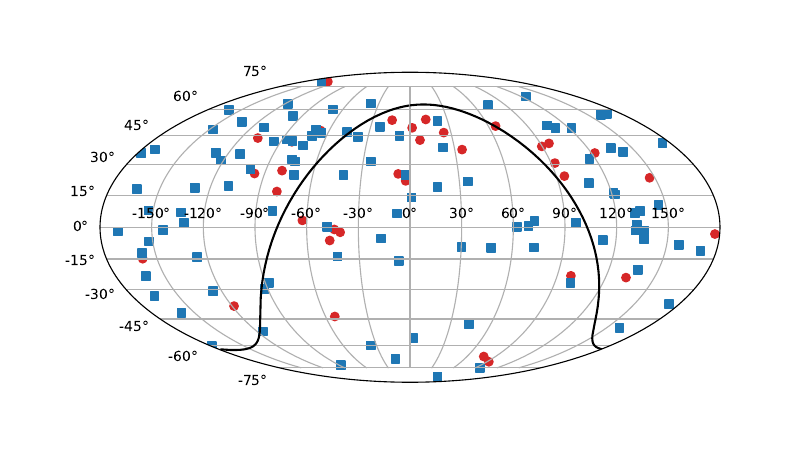

Recreate this plot in Python.
#!/usr/bin/env python

"""
"""
    
import numpy as np
import matplotlib.pyplot as plt
from sys import argv, exit
from astropy.io import fits
from astropy.table import Table
from astropy import units as u
from astropy import coordinates
import copy
import mgutils as mg, mgutils.constants as co





if __name__ == '__main__':

    if "-h" in argv:
        print ("sky_location.py usage")
        raise SystemExit


    table = Table.read('amcvn_catalogue.fits')

    ra = table['RA']*u.deg
    dec = table['Dec']*u.deg
    ok = table['Confirmed']
    ra[ra > 180*u.deg] -= 360*u.deg
    # ra,dec = wrap_coords(ra, dec)

    fig = plt.figure(1, figsize=(8,4.5))
    ax_radec_coords = fig.add_subplot(111, projection="mollweide")
    ax_radec_coords.grid(True)


    ax_radec_coords.scatter(ra[~ok].to(u.rad), dec[~ok].to(u.rad), color='C3', marker='o')
    ax_radec_coords.scatter(ra[ok].to(u.rad), dec[ok].to(u.rad), color='C0', marker='s')


    ### Add Galactic plane
    l = np.linspace(-180,180,300)*u.deg
    b = np.zeros(len(l))*u.deg
    plane = coordinates.SkyCoord(l=l, b=b, frame='galactic')
    plane_ra = copy.deepcopy(plane.transform_to('icrs').ra)
    plane_ra[plane_ra > 180*u.deg] = plane_ra[plane_ra > 180*u.deg] - 360*u.deg
    plane_ra = plane_ra.to(u.rad)
    plane_dec = plane.icrs.dec.to(u.rad)
    plane_dec = plane_dec[np.argsort(plane_ra)]
    plane_ra = plane_ra[np.argsort(plane_ra)]
    
    ax_radec_coords.plot(plane_ra[plane_ra < 180*u.deg], plane_dec[plane_ra < 180*u.deg], 'k-')
    ax_radec_coords.plot(plane_ra[plane_ra > 180*u.deg] - 360*u.deg, plane_dec[plane_ra > 180*u.deg], 'k-')


    plt.savefig('sky_location.pdf')
    plt.savefig('sky_location.png')
    plt.show()
    



